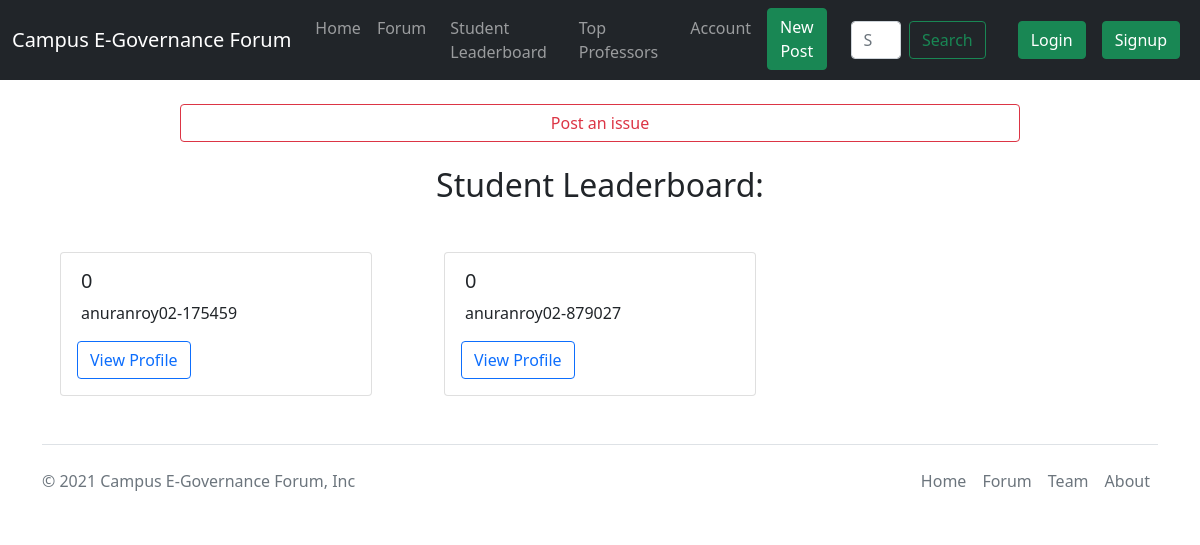
Before: /forum/leaderboard/ with the older database file.
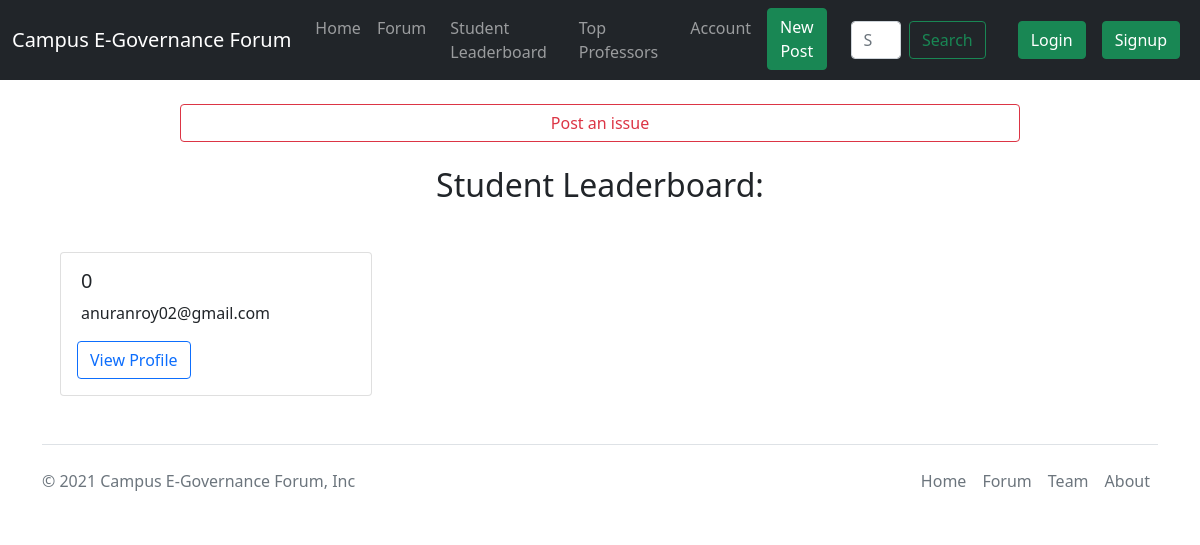
After: the same page with the newer database file.
### forum/models.py (models this page shows, shortened)
class UserProfile(models.Model):
    sno = models.AutoField(primary_key=True)
    user = models.ForeignKey(User, on_delete=models.CASCADE)
    username = models.CharField(max_length=255, unique=True)
    reputation = models.IntegerField(default=0)
    rollno = models.CharField(max_length=20, default='')
    facebook = models.CharField(max_length=150, default='#')
    twitter = models.CharField(max_length=150, default='#')
    instagram = models.CharField(max_length=150, default='#')
    linkedin = models.CharField(max_length=150, default='#')

### forum/views.py (the view)
# urls.py: path('leaderboard/',views.StudentLeaderBoard, name="StudentLeaderBoard"),
def StudentLeaderBoard(request):
    users = list(UserProfile.objects.all())
    users.sort(key = lambda x: x.reputation, reverse=True)
    params = {}
    params["page_title"] = "Student Leaderboard"
    params["users"] = users
    return render(request, 'forum/student/leaderboard.html', params)

### forum/templates/forum/student/leaderboard.html (shortened to what this page needs)
{% extends 'forum/base.html' %}
{% block body %}
<center><a href="newpost/" class="btn btn-outline-danger my-4" style="width: 70%;">Post an issue</a></center>
<h2 align="center">{{ page_title }}:</h2>
<div class="row my-4 mx-4">
    {% for i in users|slice:":" %}
    <div class="col-sm-4">
      <div class="card my-4 mx-4">
            <div class="card-body">
              <h5 class="card-title mx-1">{{ i.reputation }}</h5>
              <p class="card-text mx-1">{{ i.username|truncatechars:75 }}</p>
              <a href="/forum/user/{{i.username}}" class="btn btn-outline-primary">View Profile</a>
            </div>
      </div>
    </div>
    {% endfor %}
  </div>
{% endblock %}

Changed rows visible on the page:
removed UserProfile: reputation "0", username "anuranroy02-879027"
changed UserProfile: username "anuranroy02-175459" → "anuranroy02@gmail.com"
